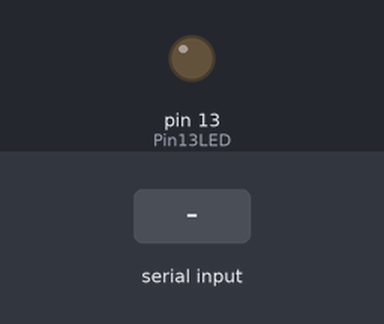
This sketch was run on a simulated Arduino Uno, built with avr-gcc and run on an emulated ATmega328P. Shown: output pins drawn as LEDs (lit = HIGH). The test bench sets the inputs (shaded band). What the sketch prints to the serial monitor is not drawn.

Above: at 1.2 s.
1.3 s: "1" received over the second serial link
At 2.7 s:
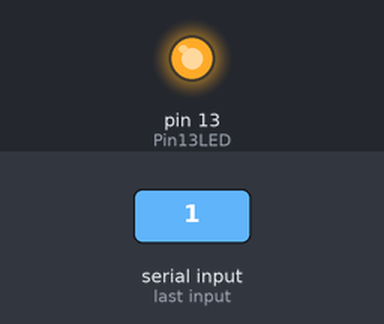
Timing chart, 0 to 4.3 s (numbered marks = the images above; inputs shaded):
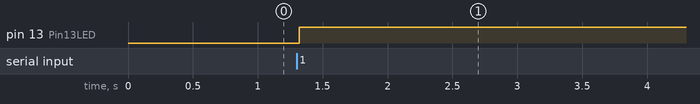

Measured:
- after the input at 1.3 s, pin 13 (Pin13LED): LOW → HIGH at once

The sketch:

s1.ino
```cpp
/*-----( Import needed libraries )-----*/
#include <SoftwareSerial.h>
#include <EEPROM.h>
/*-----( Declare Constants and Pin Numbers )-----*/
#define SSerialRX        6   //10  //Serial Receive pin     RO
#define SSerialTX        5   //11  //Serial Transmit pin    DI
#define SSerialTxControl 3   //RS485 Direction control

#define RS485Transmit    HIGH
#define RS485Receive     LOW

#define Pin13LED         13

/*-----( Declare objects )-----*/
SoftwareSerial RS485Serial(SSerialRX, SSerialTX); // RX, TX

/*-----( Declare Variables )-----*/
int DatiDaSpedire[11];    // 11 byte (compreso lo 0)(usati da [1] a [10]) Vedi sotto per spegazione
int DatiRicevuti[11];     // 11 byte (compreso lo 0)(usati da [1] a [10]) Vedi sotto per spegazione

int dato = 0 ;          // uso generico
int uso = 0 ;           // uso generico
int Pnt1 = 0;           // serve per la funzione receive
byte myAddress ;        // indirizzo nella EEPROM
int stato = 0;          // come dato da usare

void setup() {  /****** SETUP: RUNS ONCE ******/
    Serial.begin(9600); // Start the serial port
    Serial.println("Slave abilitato");  // Can be ignored
    pinMode(Pin13LED, OUTPUT);
    pinMode(SSerialTxControl, OUTPUT);
    digitalWrite(SSerialTxControl, RS485Receive);  // Init Transceiver
    RS485Serial.begin(4800);   // Start the software serial port and set the data rate   era 300

    DatiDaSpedire[1] = 0x02;   // start of data
    DatiDaSpedire[2] = EEPROM.read (0);   // si carica l'indirizzo di se' stesso
    DatiDaSpedire[3] = 0x10;   // indirizzo del master, sempre 10
    DatiDaSpedire[4] = 0x00; DatiDaSpedire[5] = 0x00; DatiDaSpedire[6] = 0x00;   // dato generico
    DatiDaSpedire[7] = 0x00; DatiDaSpedire[8] = 0x00; DatiDaSpedire[9] = 0x00;   // dato generico
    DatiDaSpedire[10] = 0x03;   // end of data

    Serial.print (F("Slave: il mio indirizzo e' ")); Serial.println(DatiDaSpedire[2],HEX); Serial.println("");

    while (RS485Serial.available()) { dato = RS485Serial.read(); } // reset del contenuto del buffer

}   //--(end setup )---
//***********************************************************************************************************


void loop() {  /****** LOOP: RUNS CONSTANTLY ******/
//***********************************************************************************
	// lettura dei dati trasmessi da tutti
    while (RS485Serial.available()) {       // c'e' qualche dato nel buffer?
        ReceiveDataFrom485();               // alla lettura
    //    AVideoIDatiLetti();                 // a video i dati letti sulla linea
        stato = HIGH ;                      // dati letti
    }

        //Serial.print("9  "); Serial.println(DatiDaSpedire[9]);
        //    while (RS485Serial.available()  ) {
    //    DatiDaSpedire[9] = 0x00 ; // reset la risposta

    //    if (DatiRicevuti[3] == EEPROM.read (0) && stato == HIGH )     // indirizzo dello slave
    //        { Serial.println("A"); DatiDaSpedire[9] = 0x11 ;}  // rilevato indirizzo dello slave corretto
        //        }

//***********************************************************************************
// i dati sono per lo slave giusto e lo stato e' HIGH (dati letti)
    if (stato == HIGH) {
    //    AVideoIDatiLetti();                 // a video i dati letti sulla linea
        stato = LOW ; // reset

        uso = uso + 1 ;
        if (uso >= 200) { uso= 2; }
        DatiDaSpedire[4] = uso;
        digitalWrite(Pin13LED, HIGH); delay(10);  // Show activity


        if (DatiRicevuti[3] == EEPROM.read (0)) { // comandi per lo slave corretto?
            Serial.println("");
            Serial.print("EVVIVA! Il comando e' per me! "); Serial.println("[S1]");
            DatiDaSpedire[9] = 0x51 ; // segna la risposta

            SendDataTo485();
            AVideoDatiSpediti();   // stampa a video i dati spediti sulla linea
            digitalWrite(Pin13LED, LOW);


        }   // fine IF iniziale
/*        else if (DatiRicevuti[3] != EEPROM.read (0)) { // slave sbagliato
            Serial.println("");
            Serial.println("chissa' per chi era il comando, NON per me di sicuro!!!!!!! "); Serial.println("[S1]");
            DatiDaSpedire[9] = 0x00 ; // reset la risposta }
        }   // fine ELSE IF iniziale
*/

//        SendDataTo485();
//        AVideoDatiSpediti();   // stampa a video i dati spediti sulla linea
//        digitalWrite(Pin13LED, LOW);

    }

}       //--(end main loop )---


//*********************************************************************************************************
//*********************************************************************************************************
//*********************************************************************************************************
void SendDataTo485() {   // Send bytes on line 485 ========================================

    digitalWrite(SSerialTxControl, RS485Transmit);   // Enable RS485 Transmit
    delay(10);
    for (int x=1; x < 11 ;x++) { RS485Serial.write(DatiDaSpedire[x]); }
    delay(10);
    digitalWrite(SSerialTxControl, RS485Receive);    // Disable RS485 Transmit
}
//*********************************************************************************************************
void ReceiveDataFrom485() {

    Pnt1 = 1 ;  // reset del pointer della matrice di scrittura
    while (RS485Serial.available()) {
        delay(10);  // serve per permettere il completamento dell'operazione di lettura o scrittura
        DatiRicevuti[Pnt1] = RS485Serial.read() ;     // legge e scrive nella matrice dal byte 1
        //Serial.println(DatiRicevuti[Pnt1],HEX);
        Pnt1 = Pnt1 + 1;
    }
    delay(10);
}
//*********************************************************************************************************
void AVideoIDatiLetti() {           // a video i dati letti sulla linea
    Serial.println("Ricevuto dal master i seguenti dati : --------------------------------------------");

    for (int x=1; x < 11 ;x++) { Serial.print("[");Serial.print(x);Serial.print("]");Serial.print("\t");}
    Serial.println("");
    for (int x=1; x < 11 ;x++) { Serial.print(DatiRicevuti[x],HEX);Serial.print("\t");}
    Serial.println("");
    Serial.println("--------------------------------------------------------------fine dati dal master");Serial.println(" ");
}
//*********************************************************************************************************
void AVideoDatiSpediti() {   // stampa a video i dati spediti sulla linea
    Serial.println("inviato al master ->   ------------------------------------------------inizio dati");

    for (int x=1; x < 11 ;x++) { Serial.print("[");Serial.print(x);Serial.print("]");Serial.print("\t");}
    Serial.println("");
    for (int x=1; x < 11 ;x++) { Serial.print(DatiDaSpedire[x],HEX);Serial.print("\t");}
    Serial.println("");
    Serial.println("-------------------------------------------------------------------------fine dati");Serial.println(" ");
    Serial.println(" ");  Serial.println(" ");  Serial.println(" ");
/*
        Serial.print("Variabili:");
        Serial.print ("    stato= "); Serial.print (stato);
        Serial.print ("   uso= "); Serial.print (uso);
        Serial.print ("   available= "); Serial.println (RS485Serial.available());
*/
}
//********************************************************************************************************
```
